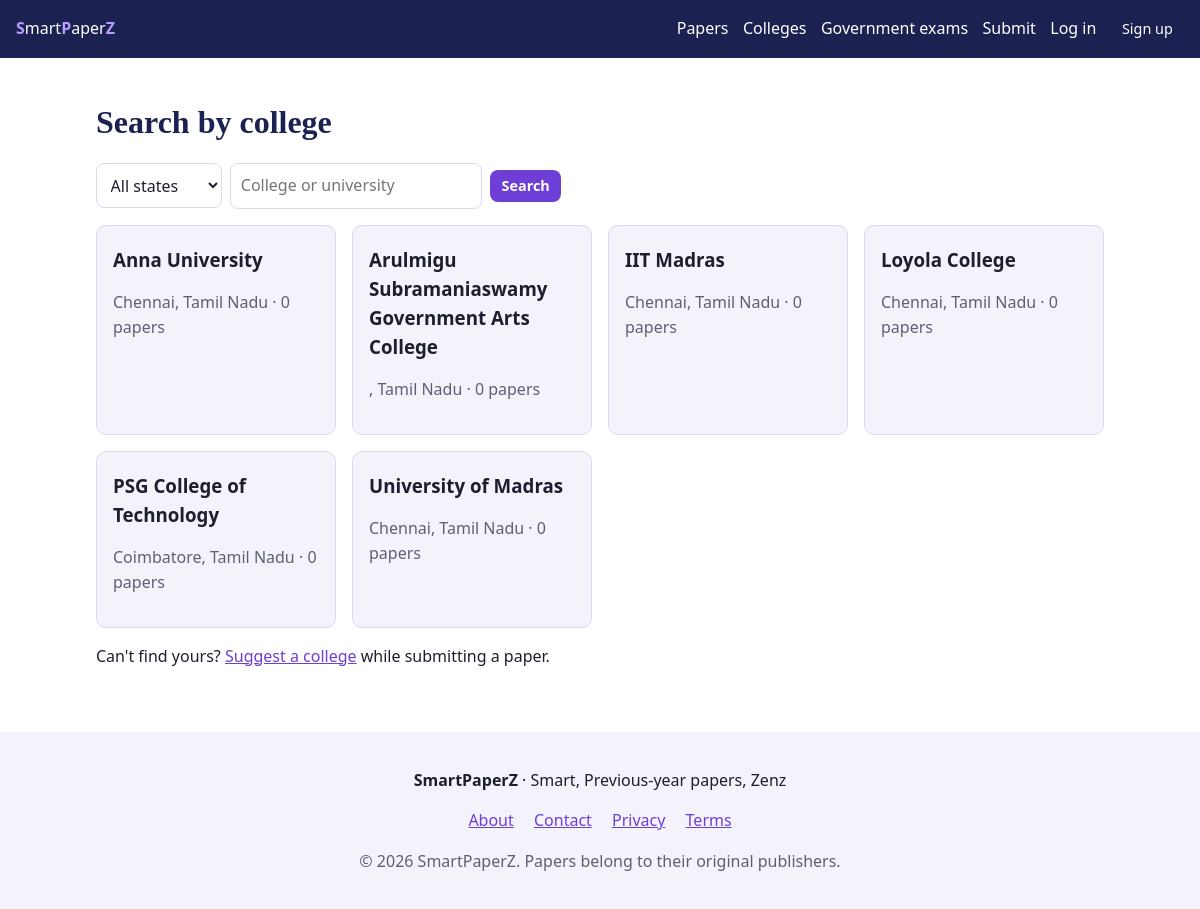
Screenshot of /colleges with the database file from the repository.
### tables this page shows
CREATE TABLE colleges(id INTEGER PRIMARY KEY, name TEXT NOT NULL, norm TEXT NOT NULL, state TEXT NOT NULL,
  city TEXT, university TEXT, status TEXT NOT NULL DEFAULT 'pending' CHECK(status IN('pending','approved','rejected')),
  created_at TEXT NOT NULL DEFAULT CURRENT_TIMESTAMP, UNIQUE(norm,state));

### app.py (the view)
    @app.route("/colleges")
    def colleges():
        st, qs = request.args.get("state", ""), request.args.get("q", "").strip()
        w, a = ["status='approved'"], []
        if st: w.append("state=?"); a.append(st)
        if qs: w.append("name LIKE ?"); a.append(f"%{qs}%")
        rows = db.q("SELECT c.*, (SELECT COUNT(*) FROM papers p WHERE p.college_id=c.id AND p.status='approved') n "
                    "FROM colleges c WHERE " + " AND ".join(w) + " ORDER BY name", *a)
        states = [r["state"] for r in db.q("SELECT DISTINCT state FROM colleges WHERE status='approved' ORDER BY state")]
        return render_template("colleges.html", rows=rows, states=states, st=st, q=qs)

### db.py (called while the page is built)
def get_db():
    if "db" not in g:
        g.db = sqlite3.connect(current_app.config["DATABASE"])
        g.db.row_factory = sqlite3.Row
        g.db.execute("PRAGMA foreign_keys=ON")
    return g.db

def q(sql, *a): return get_db().execute(sql, a).fetchall()

def init_app(app):
    @app.teardown_appcontext
    def close(_):
        d = g.pop("db", None)
        if d: d.close()

### templates/colleges.html
{% extends 'base.html' %}{% block title %}Search by college{% endblock %}
{% block body %}<h1>Search by college</h1><form class="filters" method="get"><select name="state" aria-label="State"><option value="">All states</option>
{% for s in states %}<option {{ 'selected' if s == st }}>{{ s }}</option>{% endfor %}</select><input name="q" value="{{ q }}" placeholder="College or university"><button class="btn sm">Search</button></form>
{% if rows %}<div class="grid">{% for c in rows %}<a class="card" href="{{ url_for('college_detail', cid=c.id) }}"><h3>{{ c.name }}</h3><p class="muted">{{ c.city or '' }}, {{ c.state }} · {{ c.n }} papers</p></a>{% endfor %}</div>
{% else %}<div class="empty"><p>No matching college.</p></div>{% endif %}
<p>Can't find yours? <a href="{{ url_for('submit') }}">Suggest a college</a> while submitting a paper.</p>{% endblock %}

### static/css/style.css (style rules this page uses)
:root { --navy:#1b2150;--purple:#6d3fd6;--bg:#fff;--soft:#f4f2fb;--ink:#1d1f2e;--mut:#5d6075;--line:#dcd8ee }
* { box-sizing:border-box }
body { margin:0;font:16px/1.55 system-ui,"Segoe UI",sans-serif;color:var(--ink);background:var(--bg) }
a { color:var(--purple) }
h1,h2 { font-family:Georgia,"Times New Roman",serif;color:var(--navy);line-height:1.2 }
.btn { display:inline-block;background:var(--purple);color:#fff;border:0;border-radius:8px;padding:.65rem 1.1rem;font:inherit;font-weight:600;cursor:pointer;text-decoration:none }
.btn.sm { padding:.3rem .7rem;font-size:.9rem }
input,select,textarea { font:inherit;padding:.6rem;border:1px solid var(--line);border-radius:8px;background:var(--bg);color:var(--ink);max-width:100% }
.two,.grid { display:grid;grid-template-columns:repeat(auto-fill,minmax(240px,1fr));gap:1rem }
.panel,.card { display:block;background:var(--soft);border:1px solid var(--line);border-radius:10px;padding:1rem;text-decoration:none;color:var(--ink) }
.panel h2,.card h3 { margin:.2rem 0 }
.muted { color:var(--mut) }
.filters { display:flex;flex-wrap:wrap;gap:.5rem;align-items:center;margin:1rem 0 }

### rows the page displays
colleges: name "Anna University", city "Chennai", state "Tamil Nadu", n "0"
colleges: name "Arulmigu Subramaniaswamy Government Arts College", state "Tamil Nadu", n "0"
colleges: name "IIT Madras", city "Chennai", state "Tamil Nadu", n "0"
colleges: name "Loyola College", city "Chennai", state "Tamil Nadu", n "0"
colleges: name "PSG College of Technology", city "Coimbatore", state "Tamil Nadu", n "0"
colleges: name "University of Madras", city "Chennai", state "Tamil Nadu", n "0"
